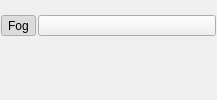
         <widget class="QWidget" name="fog_widget_" native="true">
          <property name="sizePolicy">
           <sizepolicy hsizetype="Preferred" vsizetype="Fixed">
            <horstretch>0</horstretch>
            <verstretch>0</verstretch>
           </sizepolicy>
          </property>
          <layout class="QVBoxLayout" name="verticalLayout_3">
           <property name="spacing">
            <number>1</number>
           </property>
           <property name="margin">
            <number>1</number>
           </property>
           <item>
            <widget class="QWidget" name="fog_header_bkg_" native="true">
             <layout class="QVBoxLayout" name="verticalLayout_4">
              <property name="spacing">
               <number>0</number>
              </property>
              <property name="margin">
               <number>0</number>
              </property>
              <item>
               <widget class="QWidget" name="fog_header_" native="true">
                <property name="sizePolicy">
                 <sizepolicy hsizetype="Preferred" vsizetype="Preferred">
                  <horstretch>0</horstretch>
                  <verstretch>0</verstretch>
                 </sizepolicy>
                </property>
                <property name="minimumSize">
                 <size>
                  <width>215</width>
                  <height>21</height>
                 </size>
                </property>
                <property name="maximumSize">
                 <size>
                  <width>16777215</width>
                  <height>21</height>
                 </size>
                </property>
                <layout class="QHBoxLayout" name="horizontalLayout" stretch="0,0">
                 <property name="spacing">
                  <number>2</number>
                 </property>
                 <property name="margin">
                  <number>0</number>
                 </property>
                 <item>
                  <widget class="QToolButton" name="fog_open_button_">
                   <property name="sizePolicy">
                    <sizepolicy hsizetype="Minimum" vsizetype="Fixed">
                     <horstretch>0</horstretch>
                     <verstretch>0</verstretch>
                    </sizepolicy>
                   </property>
                   <property name="minimumSize">
                    <size>
                     <width>21</width>
                     <height>21</height>
                    </size>
                   </property>
                   <property name="maximumSize">
                    <size>
                     <width>1000</width>
                     <height>21</height>
                    </size>
                   </property>
                   <property name="toolTip">
                    <string>Click here to show or hide the contents of this group</string>
                   </property>
                   <property name="text">
                    <string>Fog</string>
                   </property>
                   <property name="checkable">
                    <bool>true</bool>
                   </property>
                   <property name="checked">
                    <bool>true</bool>
                   </property>
                  </widget>
                 </item>
                 <item>
                  <widget class="QToolButton" name="fog_spacer_">
                   <property name="sizePolicy">
                    <sizepolicy hsizetype="MinimumExpanding" vsizetype="Fixed">
                     <horstretch>0</horstretch>
                     <verstretch>0</verstretch>
                    </sizepolicy>
                   </property>
                   <property name="text">
                    <string/>
                   </property>
                  </widget>
                 </item>
                </layout>
               </widget>
              </item>
             </layout>
            </widget>
           </item>
           <item>
            <widget class="QWidget" name="fog_content_" native="true">
             <layout class="QVBoxLayout" name="verticalLayout_5">
              <property name="spacing">
               <number>2</number>
              </property>
              <property name="margin">
               <number>4</number>
              </property>
              <item>
               <widget class="QtUtils::QtSliderDoubleCombo" name="fog_density_" native="true">
                <property name="sizePolicy">
                 <sizepolicy hsizetype="Preferred" vsizetype="Fixed">
                  <horstretch>0</horstretch>
                  <verstretch>0</verstretch>
                 </sizepolicy>
                </property>
                <property name="minimumSize">
                 <size>
                  <width>0</width>
                  <height>30</height>
                 </size>
                </property>
               </widget>
              </item>
             </layout>
            </widget>
           </item>
          </layout>
         </widget>
